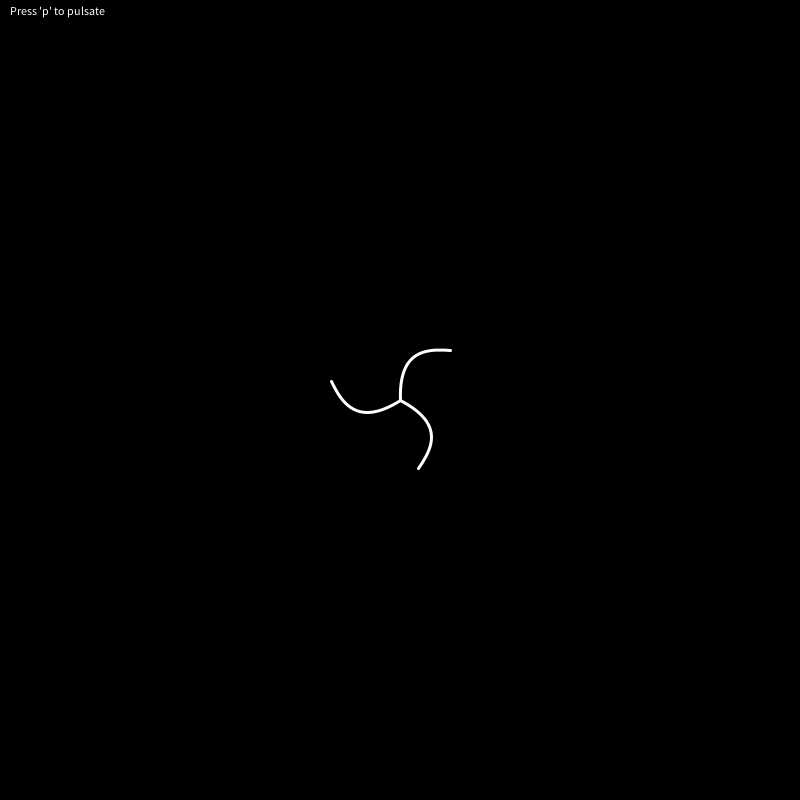
Frame 1 (no input)
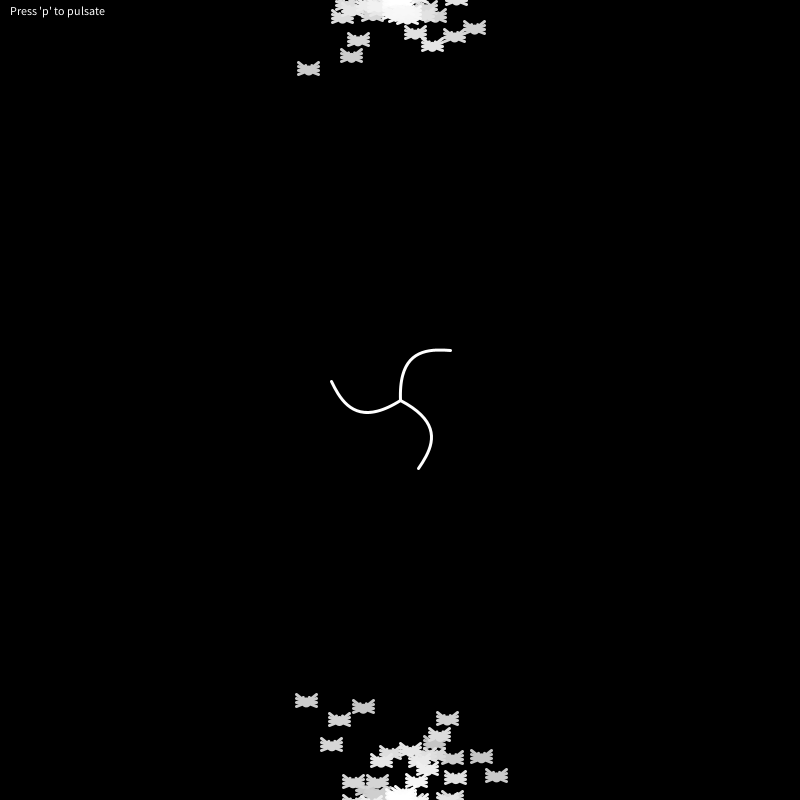
Frame 60 (the mouse pressed at the canvas centre just before this capture)
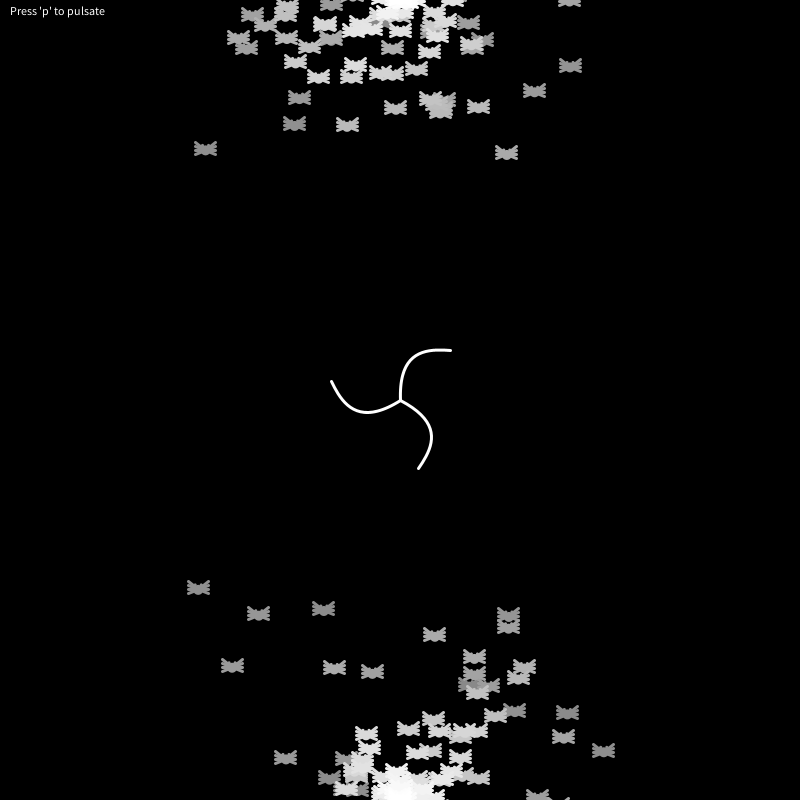
Frame 120 (the mouse held since frame 60 and released just before this capture)

The Processing sketch that drew these frames (run headless with seeded random() and noise(); from frame 60 on, the mouse is pressed at the canvas centre):

// Processing sketch: lsystemTwo
// ── lsystemTwo.pde
String[] cMark = new String [12];

Web bottomSlinger;
Web topSlinger;
boolean pulsate;
boolean ascending;

int maxLevel = 11;
int minLevel = 0;
int count = 0;

int mainX = 0; //E
int mainY = 0; //E
int midX = 1; //M
int midY = 1; //M
//int lastX = 1; //T
//int lastY = 1; //T
int currentX = 0;
int currentY = 0;

void setup() {
  size(800,800);
  bottomSlinger = new Web(new PVector(width/2, height));
  topSlinger = new Web(new PVector(width/2, 0));
  pulsate = false;
  ascending = true;
  
  cMark[0] = "B";
  cMark[1] = "B-MB";
  cMark[2] = "[B-MBMB+B]ER-B";
  cMark[3] = "[B-MBMB+B]ER-B-MB";
  cMark[4] = "[B-MBMB+B]ER-[B-MBMB+B]";
  cMark[5] = "[B-MBMB+B]ER-[B-MBMB+B]ER-B";
  cMark[6] = "[B-MBMB+B]ER-[B-MBMB+B]ER-B-MB";//
  cMark[7] = "[B-MBMB+B]ER-[B-MBMB+B]ER-[B-MBMB+B]";
  cMark[8] = "[B-MBMB+B]ER-[B-MBMB+B]ER-[B-MBMB+B]ER-B";
  cMark[9] = "[B-MBMB+B]ER-[B-MBMB+B]ER-[B-MBMB+B]ER-B-MB";
  cMark[10] = "[B-MBMB+B]ER-[B-MBMB+B]ER-[B-MBMB+B]ER-[B-MBMB+B]";
  cMark[11] = "[B-MBMB+B]ER-[B-MBMB+B]ER-[B-MBMB+B]ER-[B-MBMB+B]ER-B";
  /*
  B: draw curve
  +: flip right 180 degrees
  -: flip left 180 degrees
  M: move origin to halfway point of lst bezier curve
  T: move origin to the end of the last bezier
  E: move origin to the end of the main curve
  */
}

int level = 0;
void draw(){
  background(0);
  
  //Web Systems
  bottomSlinger.run();
  topSlinger.run();
  
  //Pulsation
  text("Press 'p' to pulsate", 10, 15);
  
  if (pulsate) {
    count++; 
    if (count % 4 == 0) {
      if (ascending) {
        if (level < maxLevel) level++;
        else ascending = false;
      } else {
        if (level > minLevel) level--;
        else ascending = true;
      }   
    }
  }
  
  
  //Matrix
  translate(width/2, height/2);
  stroke(255);
  strokeWeight(3);
  
  pushMatrix();
  arcMark();
  popMatrix();
  
  rotate(radians(120));
  pushMatrix();
  arcMark();
  popMatrix();

  rotate(radians(120));
  pushMatrix();
  arcMark();
  popMatrix();
  
  
}

void arcMark(){
  for(int i = 0; i < cMark[level].length(); i++){
    char c = cMark[level].charAt(i);
    if(c == 'B') {
      makeCurve(0, 0, 50);
    }
    else if (c == 'M') {
      currentX = midX;
      currentY = midY;
      translate(midX + -14, midY-18);
    }
    else if(c == 'E'){
      currentX = mainX;
      currentY = mainY;
      translate(mainX, mainY);
    }
    else if(c == 'R') rotate(radians(90));
    else if (c == '-') flipLeft();
    else if(c == '+') flipRight();
    else if (c == '[') pushMatrix();
    else if (c == ']') popMatrix();
  }
}


void flipLeft(){
  applyMatrix(-1, 0, 0, 0, 1, 0);
}

void flipRight(){
  applyMatrix(-1, 0, 0, 0, 1, 0);
}

void makeCurve(int x, int y, int radius){
  noFill();
  bezier(x, y, x-2, y-radius, x + (radius/2), y-radius-2, x+radius, y-radius);
  
  
  if(currentX == mainX && currentY == mainY){
    midX = x + (radius/4);
    midY = y - (radius/4);
    mainX = x+radius;
    mainY = y-radius;
  }
  else if(currentX == midX && currentY == midY){
    midX = x + (radius/4);
    midY = y - (radius/4);
  }
  
}

void keyPressed(){
  if(keyCode == LEFT || keyCode == DOWN){
    level--;
    if(level < 0) level = 0;
  }
  if(keyCode == RIGHT || keyCode == UP){
    level++;
    if(level > maxLevel) level = maxLevel;
  }
  
  if (key == 'p') pulsate = !pulsate;
}

// ── Sticky.pde
class Sticky {
   PVector loc;
   PVector vel;
   PVector acc;
   float lifespan;
   
   Sticky(PVector l) { 
     loc = l.copy(); 
     vel = new PVector(random(-2,2), random(-2,2));
     acc = new PVector(0,0);
     lifespan = 255;
   }
   
   void display() {
     noStroke();
     fill(lifespan, lifespan, lifespan);
     
     //eyes
     ellipse(loc.x - 5, loc.y - 3, 3, 3);
     ellipse(loc.x + 5, loc.y - 3, 3, 3);
     ellipse(loc.x - 4, loc.y - 4, 3, 3);
     ellipse(loc.x + 4, loc.y - 4, 3, 3);
     ellipse(loc.x - 3, loc.y - 5, 3, 3);
     ellipse(loc.x + 3, loc.y - 5, 3, 3);
     
     //body
     ellipse(loc.x, loc.y, 10, 10); 
     
     
     //legs
     stroke(lifespan);
     line(loc.x, loc.y, loc.x - 10, loc.y - 8);
     line(loc.x, loc.y, loc.x - 10, loc.y - 4);
     line(loc.x, loc.y, loc.x - 10, loc.y);
     line(loc.x, loc.y, loc.x - 10, loc.y + 4);
     
     line(loc.x, loc.y, loc.x + 10, loc.y - 8);
     line(loc.x, loc.y, loc.x + 10, loc.y - 4);
     line(loc.x, loc.y, loc.x + 10, loc.y);
     line(loc.x, loc.y, loc.x + 10, loc.y + 4);
   }
   
   void addForce(PVector force) {
     acc.add(force);
   }
   
   void update() {
     vel.add(acc);
     loc.add(vel);
     lifespan--;
   }
   
   boolean isDead() {
    return lifespan < 0; 
   }
}

// ── Web.pde
class Web {
  PVector origin;
  ArrayList<Sticky> parts;
  
  Web(PVector o) {
   origin = o.copy();
   parts = new ArrayList<Sticky>();
  }
  
  void addForce(PVector force) {
    for (Sticky p: parts) p.addForce(force);
  }
  
  void run() {
   for(int i = 0; i < parts.size(); i++) {
     Sticky p = parts.get(i);
     if (p.isDead()) parts.remove(i);
     p.display();
     p.update();
   }
   
   addParticle();
  }
  
  void addParticle() {
   parts.add(new Sticky(origin)); 
  }
}
